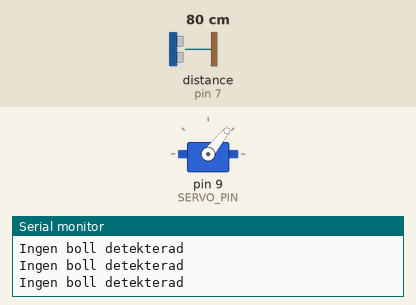
Recording of a program running on a simulated Arduino Uno, built with avr-gcc and run on an emulated ATmega328P. On the bench: servo, the last lines printed to the serial monitor. Wiring (inferred from the names in the program): ultrasonic range finder: trigger pin 6; echo pin 7. The test bench sets the inputs (shaded band); at power-on: distance to the obstacle (sensor on pin 7) 80 cm. The echo pulse lasts 58.3 µs per cm.

Above: at 1.7 s.
1.8 s: distance to the obstacle (sensor on pin 7) set to 26 cm
3.3 s: distance to the obstacle (sensor on pin 7) set to 22 cm
At 3.7 s:
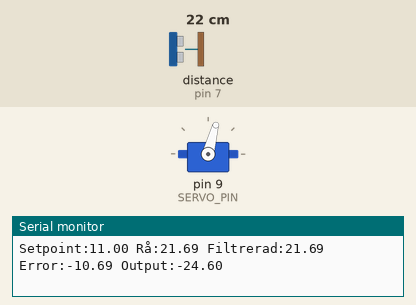
4.8 s: distance to the obstacle (sensor on pin 7) set to 4 cm
At 6.5 s:
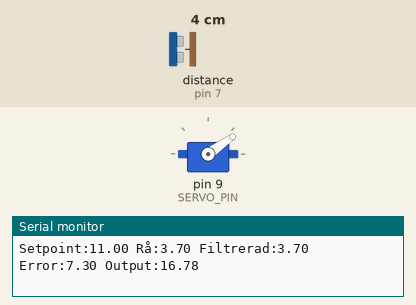
Timing chart, 0 to 8.0 s (numbered marks = the images above; inputs shaded):
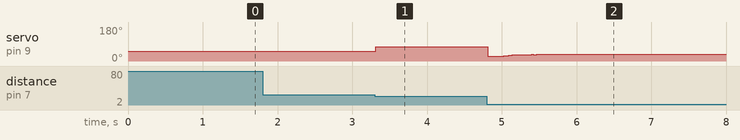

Measured:
- the behaviour switches between 24 and 23 cm on distance to the obstacle (sensor on pin 7) (found by bisection; images 0 and 1)
- after the input at 3.3 s, servo on pin 9 (SERVO_PIN): 51° → 75° at once

The program:

main.cpp
```cpp
#include <Arduino.h>
#include <Servo.h>

// ── Pinnar ──────────────────────────────────────────
#define TRIG_PIN  6
#define ECHO_PIN  7
#define SERVO_PIN 9

// ── Inställningar ────────────────────────────────────
float setpoint     = 11.0;
float rannans_langd = 18.0;
int   servoMid     = 51;
int   maxTipp      = 25;

// ── PID-parametrar ───────────────────────────────────
float Kp = 2.3;
float Ki = 0.0;
float Kd = 0.6;

// ── EMA-filter ──────────────────────────────────────
// Alpha styr avvägningen mellan brusreducering och responstid.
// 0.1 = mycket utjämning, 0.4 = snabbare respons.
// Börja med 0.2 och justera experimentellt.
float alpha        = 0.2;
float filtreradAvstand = -1.0;  // Initieras vid första giltig mätning

// ── Interna variabler ────────────────────────────────
Servo myServo;
float prevError  = 0;
float integral   = 0;
unsigned long prevTime = 0;

// ── Funktioner ───────────────────────────────────────

float matAvstand() {
  digitalWrite(TRIG_PIN, LOW);
  delayMicroseconds(2);
  digitalWrite(TRIG_PIN, HIGH);
  delayMicroseconds(10);
  digitalWrite(TRIG_PIN, LOW);

  long varaktighet = pulseIn(ECHO_PIN, HIGH, 30000);
  if (varaktighet == 0) return -1;

  float avstand = varaktighet * 0.0343 / 2.0;

  if (avstand < 2 || avstand > rannans_langd + 5) return -1;
  return avstand;
}

// Applicerar EMA-filter på en ny mätning.
// Hanterar initiering automatiskt vid första giltig mätning.
float emaFilter(float nyMatning) {
  if (filtreradAvstand < 0) {
    // Initiering: sätt filtret till första giltiga mätningen
    // istället för att börja på noll (undviker en kraftig transient).
    filtreradAvstand = nyMatning;
    return filtreradAvstand;
  }
  filtreradAvstand = alpha * nyMatning + (1.0 - alpha) * filtreradAvstand;
  return filtreradAvstand;
}

void setup() {
  Serial.begin(115200);
  pinMode(TRIG_PIN, OUTPUT);
  pinMode(ECHO_PIN, INPUT);

  myServo.attach(SERVO_PIN);
  myServo.write(servoMid);

  prevTime = millis();
  delay(500);

  Serial.println("=== Boll-balansering startar ===");
  Serial.print("Målposition: ");
  Serial.print(setpoint);
  Serial.println(" cm");
  Serial.print("EMA alpha: ");
  Serial.println(alpha);
}

void loop() {
  float avstand = matAvstand();

  if (avstand < 0) {
    Serial.println("Ingen boll detekterad");
    delay(20);
    return;
  }

  // Applicera EMA-filtret på råmätningen
  float avstandFiltrerad = emaFilter(avstand);

  // ── Tidsdelta ──────────────────────────────────────
  unsigned long now = millis();
  float dt = (now - prevTime) / 1000.0;
  prevTime = now;
  if (dt < 0.001) dt = 0.02;

  // ── PID-beräkning (använder filtrerat värde) ───────
  float error = setpoint - avstandFiltrerad;

  integral += error * dt;
  integral = constrain(integral, -20, 20);

  float derivative = (error - prevError) / dt;
  prevError = error;

  float output = Kp * error + Ki * integral + Kd * derivative;

  // ── Servo-styrning ─────────────────────────────────
  output = constrain(output, -maxTipp, maxTipp);
  myServo.write(servoMid - (int)output);

  // ── Serial Plotter ─────────────────────────────────
  // Råvärdet visas bredvid det filtrerade för jämförelse.
  Serial.print("Setpoint:");        Serial.print(setpoint);
  Serial.print(" Rå:");             Serial.print(avstand);
  Serial.print(" Filtrerad:");      Serial.print(avstandFiltrerad);
  Serial.print(" Error:");          Serial.print(error);
  Serial.print(" Output:");         Serial.println(output);

  delay(20); // 50 Hz
}
```
